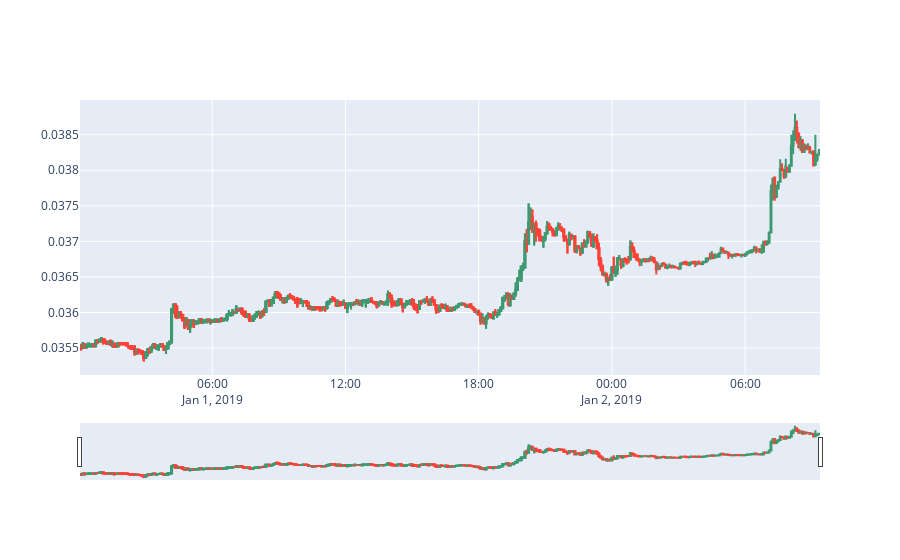

The notebook cell this image was saved under:
### Code cell
# I'm guessing the reason there are large skips sometimes is because 
# the timestamps get desynced. Need to fix that. 
import plotly.graph_objects as go 
fig = go.Figure(data=[go.Candlestick(
                        x=df2.index,
                        open=df2['open'],
                        close=df2['close'],
                        high=df2['high'],
                        low=df2['low'])])
fig.show()

### Figure 1 — Plotly figure (JSON) as saved in the notebook; plotly's stock layout.template omitted (floating-point values rounded to 4 significant figures; data arrays with more than 128 entries replaced by an {"elided": "..."} marker saying what was removed)
{"data": [{"close": {"elided": "1000 float values"}, "high": {"elided": "1000 float values"}, "low": {"elided": "1000 float values"}, "open": {"elided": "1000 float values"}, "type": "candlestick", "x": {"elided": "1000 str values"}}], "layout": {}}
